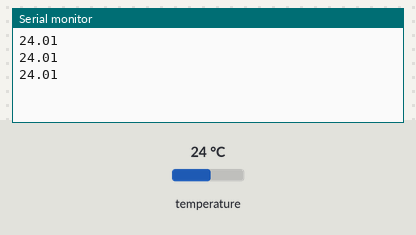
Bench run of a sketch on a simulated Arduino Uno, built with avr-gcc and run on an emulated ATmega328P. Parts: the last lines printed to the serial monitor. The inputs (shaded band) are chosen by the test bench; at power-on: temperature 24 °C.

Above: at 1.3 s.
1.4 s: temperature set to 12 °C
At 1.9 s:
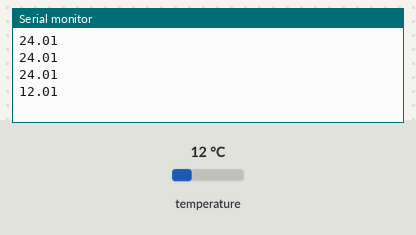
2.9 s: temperature set to 19 °C
At 3.4 s:
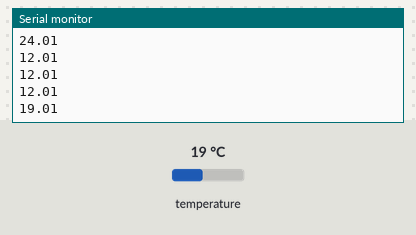
Timing chart, 0 to 5.9 s (numbered marks = the images above; inputs shaded):
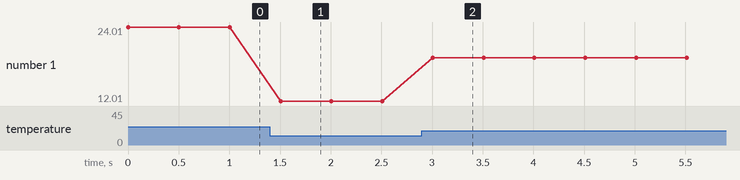

Measured:
- after the input at 1.4 s, the serial monitor: prints a new line after 0.10 s (image 1)
- after the input at 2.9 s, the serial monitor: prints a new line after 0.11 s (image 2)
- plotted number 1: 24.01 → 12.01 after the input at 1.4 s, 12.01 → 19.01 after the input at 2.9 s

The sketch:

MLX90614.ino
```cpp
/***************************************************
  This is a library example for the MLX90614 Temp Sensor based on open source code from Adafruit Industries.

  VIN --> arduino 3.3V
  GND  -->  arduino GND
  SCL  -->  A5
  SDA  -->  A4

****************************************************/
#include <Wire.h>
#include <Adafruit_MLX90614.h>

Adafruit_MLX90614 mlx = Adafruit_MLX90614();

void setup() {
  Serial.begin(9600);
//  Serial.println("Adafruit MLX90614 test");

  mlx.begin();
}
void loop() {
//  Serial.print("Ambient = ");
  Serial.println(mlx.readAmbientTempC());
//  Serial.print("*C\tObject = "); Serial.print(mlx.readObjectTempC()); Serial.println("*C");
//  Serial.print("Ambient = "); Serial.print(mlx.readAmbientTempF()); Serial.print("*F\tObject = "); Serial.print(mlx.readObjectTempF()); Serial.println("*F");
//  Serial.println();

  delay(500);
}
```
